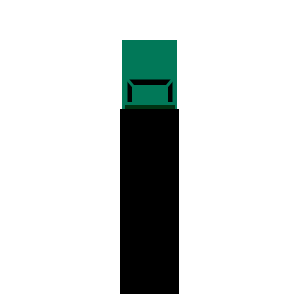
Frame 1 (no input)
Frame 60 (the mouse pressed at the canvas centre just before this capture): identical to frame 1, image omitted
Frame 120 (the mouse held since frame 60 and released just before this capture): identical to frame 1, image omitted

The Processing sketch that drew this single still picture (run headless with seeded random() and noise(); from frame 60 on, the mouse is pressed at the canvas centre):

// Processing sketch: trafficSemiTruck
// ── trafficSemiTruck.pde
float x = width/2 + 150;
float y = height + 200;


boolean forward = false;
boolean turnR = false;
boolean turnL = false;
boolean reverse = false;

void setup() {
  size(300, 300);
}

void draw() {
  background(255);


  if (forward) y--;
  if (reverse) y++;
  if (turnL) x--;
  if (turnR) x++;


  trafficSemiTruck(150, 100, 1, 120, 88);
}


void trafficSemiTruck (float x, float y, float r, float g, float b) {
  noStroke();
  fill(r, g, b);
  rect(x-28, y-60, 55, 92);//car body
  fill(0);
  stroke(r, g, b);
  strokeWeight(2);
  rect(x-24, y-22, 47, 41);//windows
 noStroke();
fill(r-70, g-70, b-70); 
  rect(x-25, y+5, 50, 30);
    fill(r-100,g-120,b-120);
  
  rect(x-30, y+9, 59, 185);//trailer of truck
  noStroke();
  fill(r, g, b);
  rect(x-18, y-15, 36, 20);//roof top
  stroke(r, g, b);
  strokeWeight(3);
  strokeCap(ROUND);
  line(x-23, y-21, x-18, y-15);
  line(x-23, y+3, x-16, y+3);
  //line(x-24, y+24, x-18, y+18);
  line(x+17, y-15, x+22, y-21);
  line(x+23, y+3, x-16, y+3);
  //line(x+17, y+19, x+22, y+24);
}

void keyPressed() {
  if (key == CODED) {
    if (keyCode == UP) forward = true; 
    if (keyCode == DOWN) reverse = true; 
    if (keyCode == LEFT) turnL = true; 
    if (keyCode == RIGHT) turnR = true;
  }
}

void keyReleased() {
  if (key == CODED) {
    if (keyCode == UP) forward = false; 
    if (keyCode == DOWN) reverse = false; 
    if (keyCode == LEFT) turnL = false; 
    if (keyCode == RIGHT) turnR = false;
  }
}
